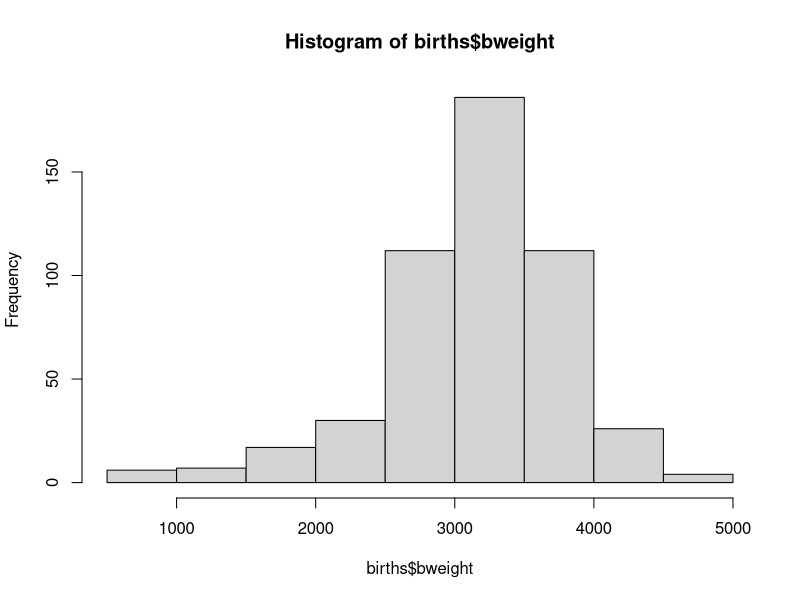
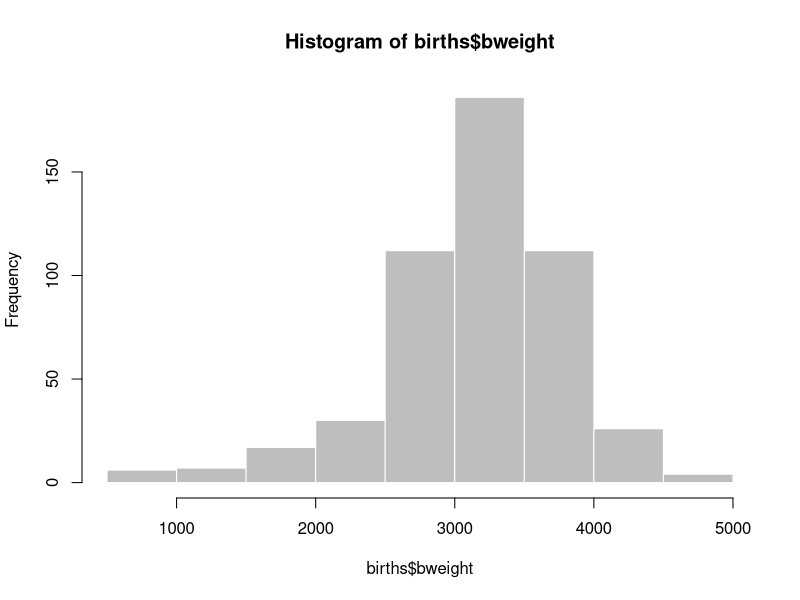
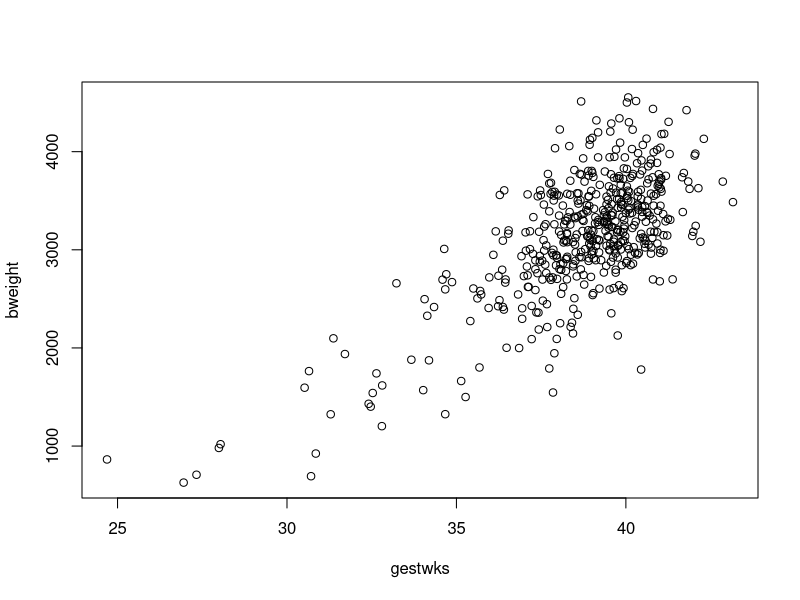
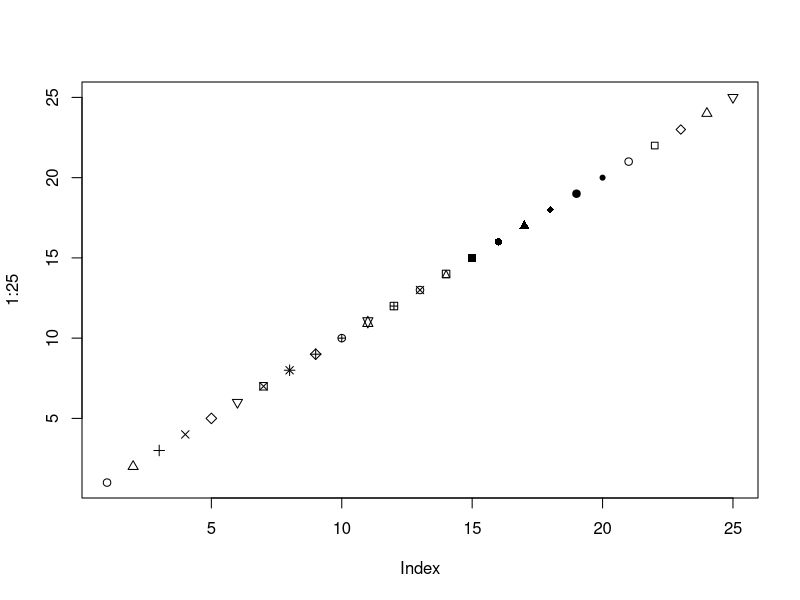
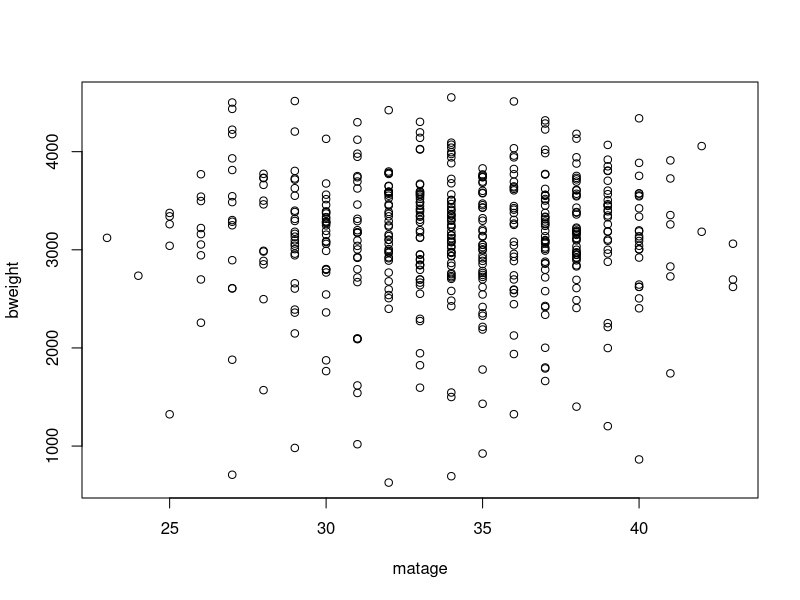
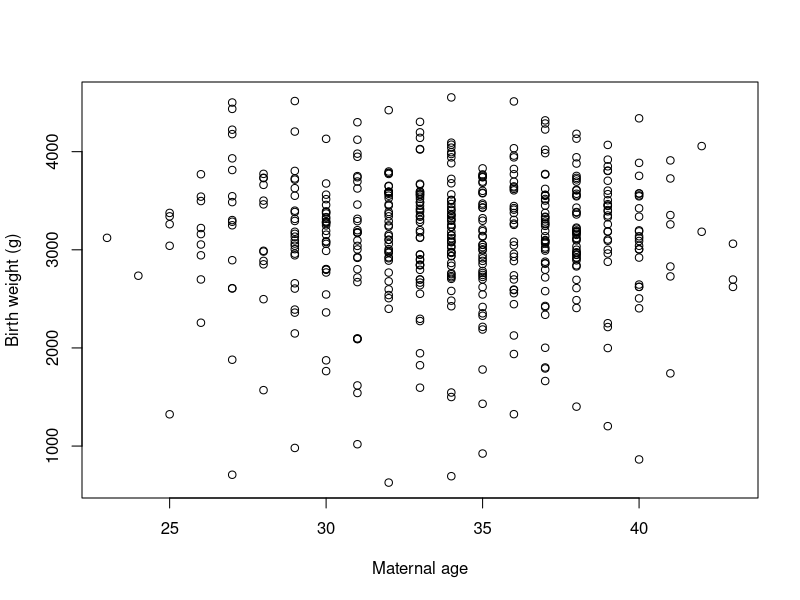
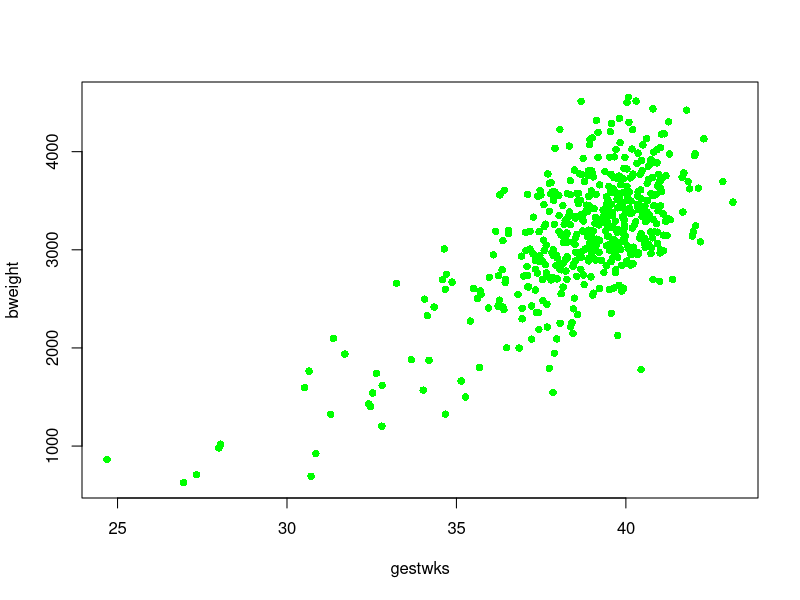
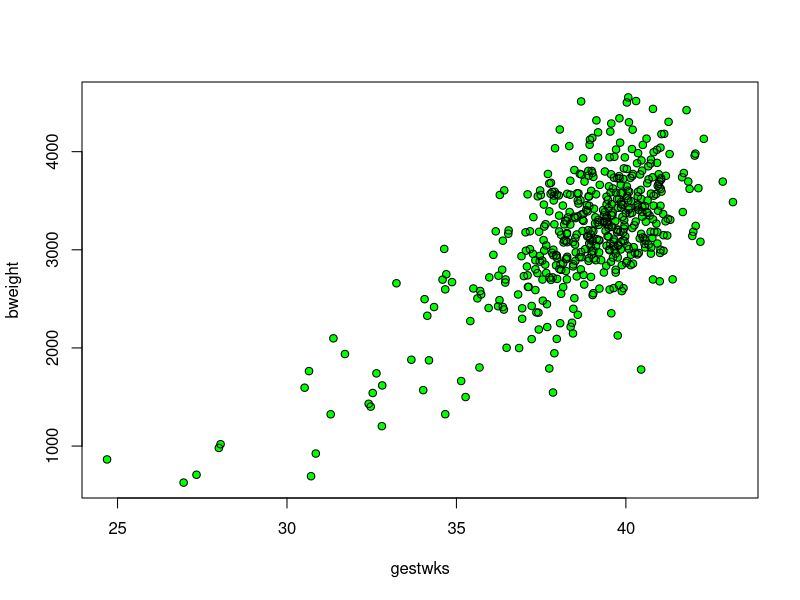

Write R code to recreate these figures, in order.
## ---- chunk 1
knitr::opts_chunk$set(results = "hide", debug = FALSE, prefix.string = "./graph/graph-intro")
## ---- chunk 2
library(Epi)
data(births)
str(births)
## ---- chunk 3
hist(births$bweight)
## ---- chunk 4
hist(births$bweight, col = "gray", border = "white")
## ---- chunk 5
with(births, plot(gestwks, bweight))
## ---- chunk 6
plot(1:25, pch = 1:25)
## ---- chunk 7
with(births, plot(matage, bweight))
## ---- chunk 8
with( births, 
  plot(matage, bweight, 
    xlab = "Maternal age", 
    ylab = "Birth weight (g)"
  ))
## ---- chunk 9
with(births, plot(gestwks, bweight, pch = 16, col = "green"))
## ---- chunk 10
with(births, plot(gestwks, bweight, pch = 16, col = "green"))
with(births, points(gestwks, bweight, pch = 1))
## ---- chunk 11
with(births, plot(gestwks, bweight, type = "n"))
with(
  births, 
  points(gestwks[sex == 1], bweight[sex == 1], col = "blue")
)
with(
  births, 
  points(gestwks[sex == 2], bweight[sex == 2], col = "red")
)
## ---- chunk 12
with(births, plot(gestwks, bweight, type = "n"))
with(
  births, 
  points(gestwks[sex == 1], bweight[sex == 1], col = "blue")
)
with(
  births, 
  points(gestwks[sex == 2], bweight[sex == 2], col = "red")
)
legend(
  "topleft", 
  pch = 1, 
  legend = c("Boys", "Girls"), 
  col = c("blue", "red")
)
## ---- chunk 13
with(births, plot(gestwks, bweight, type = "n"))
with(
  births, 
  points(gestwks[sex == 1], bweight[sex == 1], col = "blue")
)
with(
  births, 
  points(gestwks[sex == 2], bweight[sex == 2], col = "red")
)
legend(
  "topleft", 
  pch = 1, 
  legend = c("Boys", "Girls"), 
  col = c("blue", "red")
)
title(
  "Birth weight vs gestational weeks in 500 singleton births"
)
## ---- chunk 14
c("blue", "red")
births$sex
## ---- chunk 15
c("blue", "red")[births$sex]
## ---- chunk 16
with(
  births, 
  plot(gestwks, bweight, pch = 16, col = c("blue", "red")[sex])
)
## ---- chunk 17
births$oldmum <- (births$matage >= 40) + 1
## ---- chunk 18
with(
  births, 
  plot(
    gestwks, 
    bweight, 
    pch = c(16, 3)[oldmum], 
    col = c("blue", "red")[sex]
  )
)
## ---- chunk 19
with(
  births, 
  plot(
    gestwks, 
    bweight, 
    pch = c(16, 3)[(matage >= 40) + 1], 
    col = c("blue", "red")[sex]
  )
)
## ---- chunk 20
rainbow(4)
## ---- chunk 21
plot(0:10, pch = 16, cex = 3, col = gray(0:10 / 10))
points(0:10, pch = 1, cex = 3)
## ---- chunk 22
par(mfrow = c(2, 3))
## ---- chunk 23
par(mfrow = c(1, 1))
## ---- chunk 24
with(births, plot(gestwks, bweight, col = c("blue", "red")[sex]))
## ---- chunk 25
plot(0:100,0:100,type="n",axes=F, xlab=" ",ylab=" ") # create an invisible plot for coordinate system
 points(30,30,pch=16,cex=10, col="blue")
 text(30,50,"big blue dot")
 points(60,60,pch=16,cex=2, col="red")
 text(60,70,"small red dot")
 arrows(40,40,55,55) # you can customize it for nicer arrows (see help)
 text(45,50,expression(beta)) 
